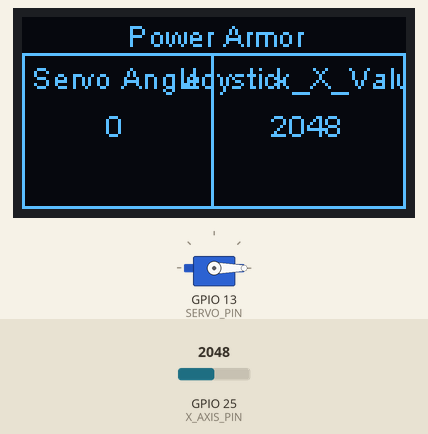
Recording of a sketch running on a simulated ESP32. On the bench: servo, 128×64 one-colour display. The inputs (shaded band) are chosen by the test bench; at power-on: GPIO 25 (X_AXIS_PIN) = 2048.

Above: at 1.7 s.
1.8 s: GPIO 25 (X_AXIS_PIN) set to 2316
At 3.0 s:
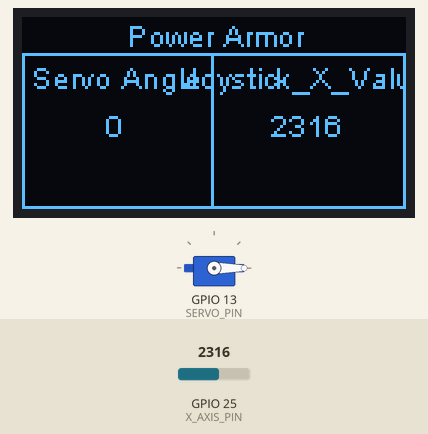
3.3 s: GPIO 25 (X_AXIS_PIN) set to 2375
At 3.79 s:
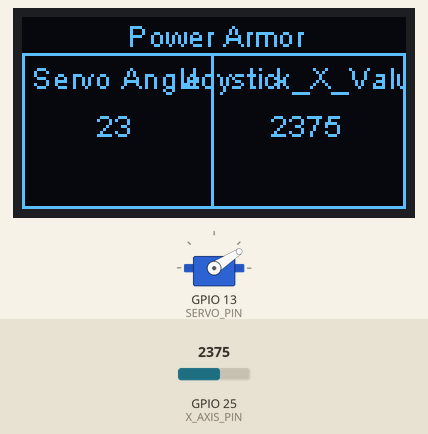
6.0 s: GPIO 25 (X_AXIS_PIN) set to 1803
At 6.8 s:
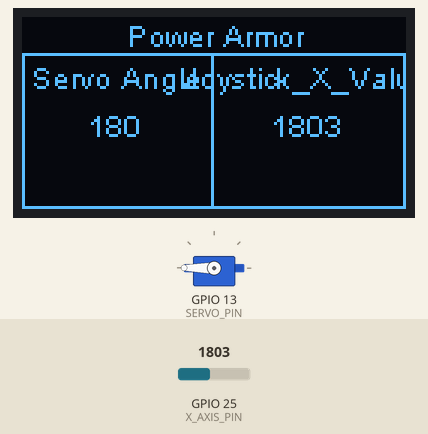
7.5 s: GPIO 25 (X_AXIS_PIN) set to 1701
At 10.8 s:
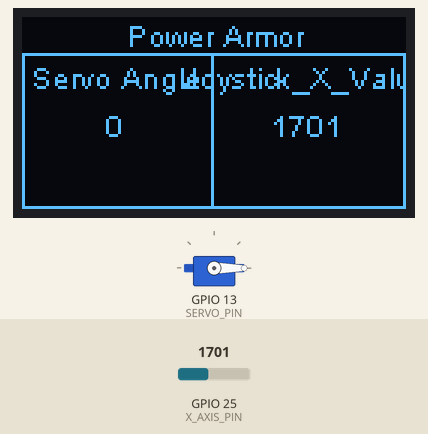
Timing chart, 0 to 11.5 s (numbered marks = the images above; inputs shaded):
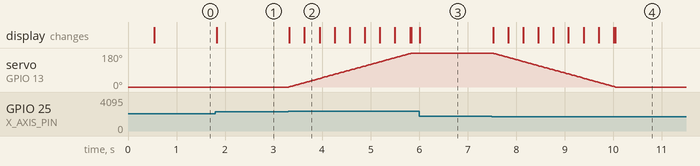

The sketch:

main.ino
```cpp
#include <ESP32Servo.h>
#include "SSD1306.h"

#define X_AXIS_PIN 25
#define SERVO_PIN 13

// Oled Display
SSD1306  display(0x3c, 5, 4);

// Servo setup
Servo myServo;
int servoAngle = 0;
int joystickValue = 0;

// Movement thresholds
const int deadZone = 300;
const int fastZone = 1000;
const int maxAngle = 180;
const int minAngle = 0;
const int slowStep = 1;
const int fastStep = 5;
const int delayMs = 10;

void setup() {
  Serial.begin(115200);
  // Init servo
  myServo.attach(SERVO_PIN);
  myServo.write(servoAngle);

   // Start the OLED Display
  display.init();
  display.setFont(ArialMT_Plain_24);
  //display.flipScreenVertically();                 // this is to flip the screen 180 degrees

  display.setColor(WHITE);
  display.setTextAlignment(TEXT_ALIGN_CENTER);
  display.drawString(64, 20, "Invent_Ar");

  display.display();

  delay(500);
}

void loop() {
  joystickValue = analogRead(X_AXIS_PIN);
  int center = 2048;
  int distance = joystickValue - center;
  int step = 0;
  bool angleChanged = false;
  // Dead zone with dual-speed control
  if (abs(distance) > deadZone) {
    if (abs(distance) > fastZone) {
      step = (distance > 0) ? fastStep : -fastStep;
    } else {
      step = (distance > 0) ? slowStep : -slowStep;
    }

    int newAngle = constrain(servoAngle + step, minAngle, maxAngle);
    if (newAngle != servoAngle) {
      servoAngle = newAngle;
      myServo.write(servoAngle);
      angleChanged = true;
    }
  }
  drawOLED();
}

/******************************************************************************/
/*          Draw OLED                                                         */
/******************************************************************************/
void drawOLED(){

      display.clear();
      display.setColor(WHITE);
      display.setTextAlignment(TEXT_ALIGN_CENTER);
      display.setFont(ArialMT_Plain_10);
      display.drawString( 64, 0, "Power Armor");
      display.drawLine(   0, 12, 127, 12);
      display.drawLine(   0, 63, 127, 63);
      display.drawLine(   0, 12,   0, 63);
      display.drawLine( 127, 12, 127, 63);
      display.drawLine(  63, 12,  63, 63);
      display.setFont(ArialMT_Plain_10);
      display.setTextAlignment(TEXT_ALIGN_CENTER);

      display.drawString( 31, 14, "Servo Angle");
      display.drawString( 95, 14, "Joystick_X_Value");
      display.setFont(ArialMT_Plain_10);
      display.drawString( 31, 30, String(servoAngle));
      display.setFont(ArialMT_Plain_10);
      display.drawString( 95, 30, String(joystickValue));

      display.display();
} //drawOLED()
```

Measured:
- the behaviour switches between 2348 and 2349 on GPIO 25 (X_AXIS_PIN) (found by bisection; images 1 and 2)
- the behaviour switches between 1748 and 1747 on GPIO 25 (X_AXIS_PIN) (found by bisection; images 3 and 4)
- after the input at 1.8 s, the display: changes at once (image 1)
- after the input at 3.3 s, servo on GPIO 13 (SERVO_PIN): moves from 0° to 180° over 2.5 s, starting at once; the display: first changes at once (image 2 shows a later state)
- after the input at 6.0 s, the display: changes at once (image 3)
- after the input at 7.5 s, servo on GPIO 13 (SERVO_PIN): moves from 180° to 0° over 2.5 s, starting at once; the display: first changes at once (image 4 shows a later state)
